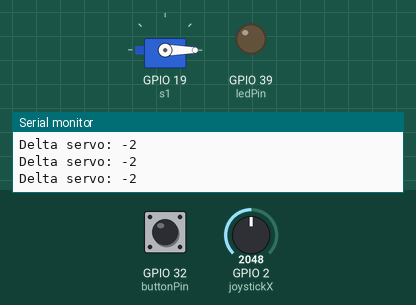
This sketch was run on a simulated ESP32. Shown: servo, output pins drawn as LEDs (lit = HIGH), the last lines printed to the serial monitor. The test bench sets the inputs (shaded band); at power-on: GPIO 2 (joystickX) = 2048, GPIO 32 (buttonPin) LOW.

Above: at 1.2 s.
1.3 s: GPIO 2 (joystickX) set to 640
2.8 s: GPIO 2 (joystickX) set to 542
At 4.0 s:
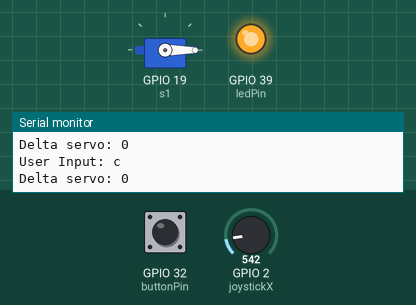
4.3 s: GPIO 2 (joystickX) set to 474
5.8 s: GPIO 2 (joystickX) set to 409
At 8.5 s:
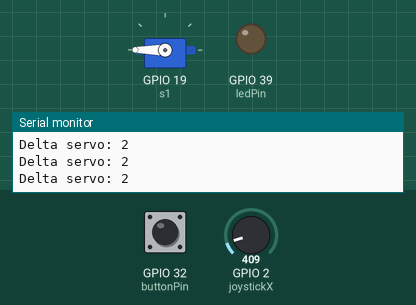
8.8 s: GPIO 2 (joystickX) set to 1228
At 8.96 s:
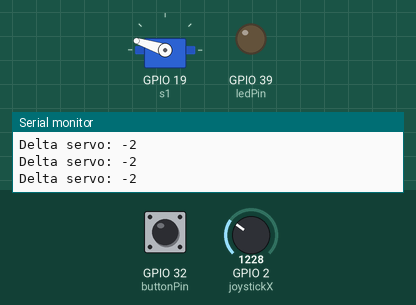
Timing chart, 0 to 11.9 s (numbered marks = the images above; inputs shaded):
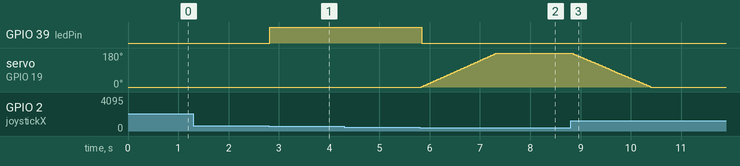

The sketch:

ideaHack.ino
```cpp
#include <Servo.h>
#include <SPI.h>

Servo s1;

// set joystick pin numbers:
const int joystickSel = 5;     // the number of the joystick select pin
const int joystickX = 2;       // the number of the joystick X-axis analog
const int joystickY =  26;     // the number of the joystick Y-axis analog

const int joystickOffsetPos = 15;
const int joystickOffsetNeg = -15;
int joystickXState, joystickYState;

int ledPin = 39;
int buttonPin = 32;
int servoValue = 0;
int deltaServo = 0;
char userInput;
bool autoPilot;

void setup() {
  autoPilot = false;
  Serial.begin(9600);
  while(!Serial);

  pinMode(ledPin, OUTPUT);
  pinMode(buttonPin, INPUT);
  s1.attach(19);
}

void loop() {
  joystickXState = analogRead(joystickX);
  joystickXState = map(joystickXState, 0, 1024, -100, 100);

  digitalWrite(ledPin, autoPilot);

  //Serial.println(joystickXState);
  if(joystickXState > joystickOffsetPos){
    //digitalWrite(ledPin, HIGH);
    autoPilot = false;
    deltaServo = -2;
  }
  else if(joystickXState < joystickOffsetNeg) {
    autoPilot = false;
    //digitalWrite(ledPin, HIGH);
    deltaServo = 2;
  } else {
    //Wait for servo value
    //digitalWrite(ledPin, LOW);
    if(autoPilot) {
      if(Serial.available() > 0) {
        userInput = Serial.read();
      }
      else {
        userInput = 'c';
      }

      Serial.print("User Input: ");
      Serial.println(userInput);

      switch(userInput) {
        case 'r': deltaServo = -3;
        break;
        case 'l': deltaServo = 3;
        break;
        case 'R': deltaServo = -5;
        break;
        case 'L': deltaServo = 5;
        break;
        default:  deltaServo = 0;
      }
    } else {
      while(Serial.available() > 0)
        char t = Serial.read();
      deltaServo = 0;
    }

    if(digitalRead(buttonPin) == LOW) autoPilot = true;
  }

  Serial.print("Delta servo: ");
  Serial.println(deltaServo);

  //Adjust servo value
  servoValue += deltaServo;
  if(servoValue > 180)
    servoValue = 180;
  else if(servoValue < 0)
    servoValue = 0;

  //Set servo value
  //Serial.print("Servo go to position ");
  //Serial.println(servoValue);
  s1.write(servoValue);

  /*
  //while(Serial.available() > 0)
  //  char t = Serial.read();

  while(Serial.available() == 0);
  userInput = Serial.read();

  switch(userInput) {
    case 'r': deltaServo = -10;
    break;
    case 'l': deltaServo = 10;
    break;
    default:  deltaServo = 0;
  }

  servoValue += deltaServo;
  if(servoValue > 180)
    servoValue = 180;
  else if(servoValue < 0)
    servoValue = 0;

  Serial.print("Servo go to position ");
  Serial.println(servoValue);
  s1.write(servoValue);
  */

  delay(3);
}
```

Measured:
- the behaviour switches between 594 and 593 on GPIO 2 (joystickX) (found by bisection; images 0 and 1)
- the behaviour switches between 436 and 435 on GPIO 2 (joystickX) (found by bisection; images 1 and 2)
- after the input at 2.8 s, GPIO 39 (ledPin): LOW → HIGH at once
- after the input at 5.8 s, GPIO 39 (ledPin): HIGH → LOW at once; servo on GPIO 19 (s1): moves from 0° to 180° over 1.5 s, starting at once
- after the input at 8.8 s, servo on GPIO 19 (s1): moves from 180° to 0° over 1.6 s, starting at once
